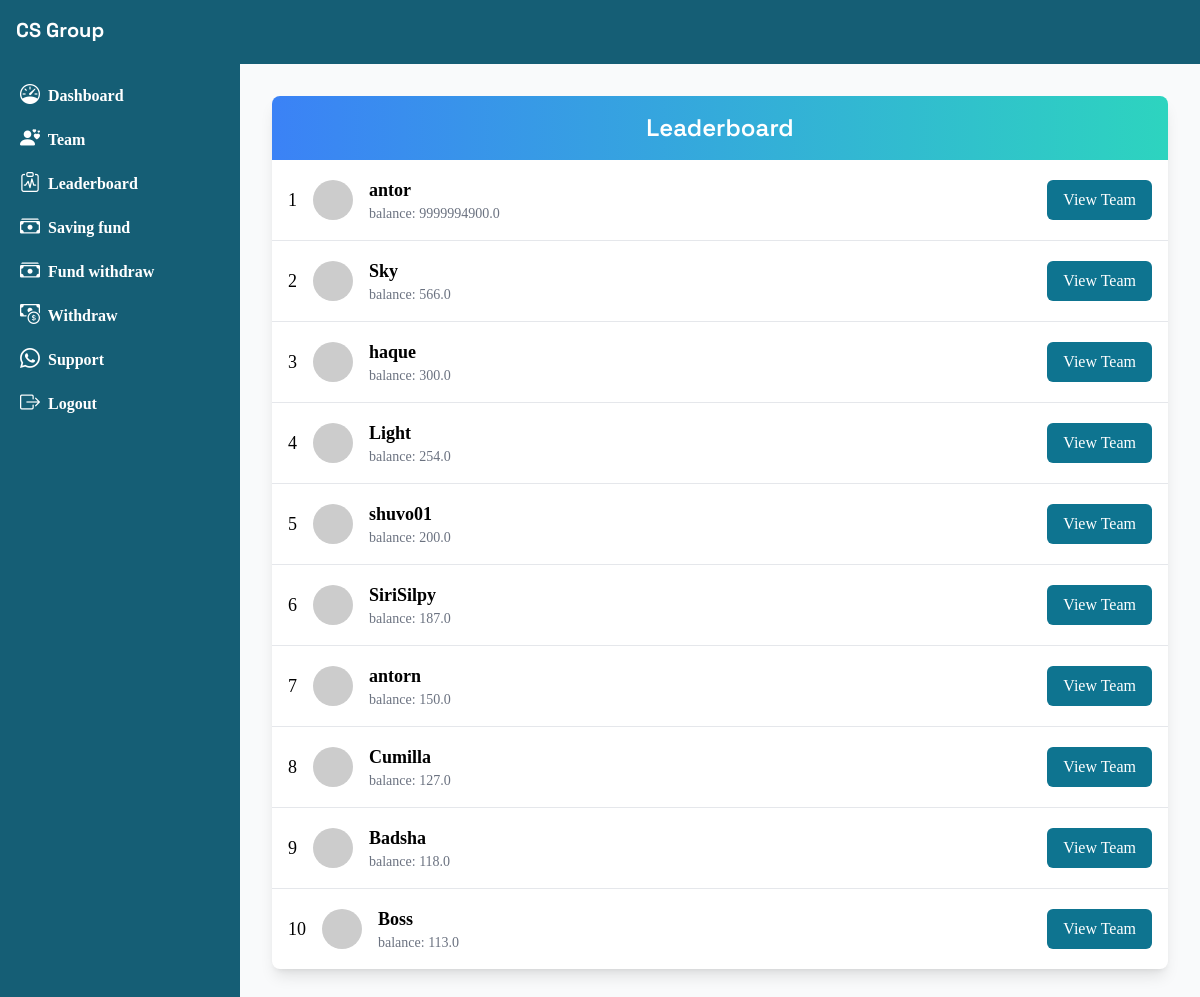
The page /leaderboard (signed in) on the database its author committed.
### base/models.py (models this page shows, shortened)
class Profile(models.Model):
    user = models.ForeignKey(User, on_delete=models.CASCADE)
    name = models.CharField(max_length=200)
    title = models.CharField(max_length=200, null=True, blank=True)
    number = models.CharField(max_length=50)
    balance = models.FloatField(default=00)
    shopping_balance = models.IntegerField(default=0)
    refer_link = models.CharField(max_length=100)
    is_verified = models.BooleanField(default=False)
    reset_code = models.CharField(max_length=100, null=True, blank=True)
    referred_by = models.ForeignKey(User, related_name='teams', null=True, blank=True, on_delete=models.CASCADE)

### base/views.py (the view)
# urls.py: path('leaderboard', leaderboard),
@onlyuser
def leaderboard(request):
    p = Profile.objects.all().order_by('-balance')[0:10]
    return render(request, 'lead.html', context={'p':p})

### templates/lead.html
{% extends 'dash.html' %}
{% block body %}
  <div class="container mx-auto p-6">
        <div class="bg-white shadow-lg rounded-lg overflow-hidden">
            <div class="bg-gradient-to-r from-blue-500 to-teal-400 text-white text-center py-4 text-2xl font-semibold">
                Leaderboard
            </div>
            <ul class="divide-y divide-gray-200">
                {% for i in p %}
                <li class="flex items-center justify-between p-4">
                    <div class="flex items-center space-x-4">
                        <span class="text-lg font-medium">{{ forloop.counter }}</span>
                        <img class="w-10 h-10 rounded-full" src="https://api.dicebear.com/8.x/big-smile/svg?seed={{i.user.username}}" alt="User Avatar">
                        <div>
                            <p class="text-lg font-semibold">{{i.user.username}}</p>
                            <p class="text-sm text-gray-500">balance: {{i.balance}}</p>
                        </div>
                    </div>
                    <div>
                        <a href="/teams/{{i.user.username}}">
                        <button class="bg-cyan-700 text-white px-4 py-2 rounded-md hover:bg-blue-600">View Team</button>
                        </a>
                    </div>
                </li>
                {% endfor %}
            </ul>
        </div>
    </div>
    {% endblock %}

### templates/dash.html (style rules this page uses)
body { font-family: "Space Grotesk", sans-serif; }
ul { font-family: "Comfortaa" }

### rows shown on the page
Profile: user.username "antor", balance "9999994900.0"
Profile: user.username "Sky", balance "566.0"
Profile: user.username "haque", balance "300.0"
Profile: user.username "Light", balance "254.0"
Profile: user.username "shuvo01", balance "200.0"
Profile: user.username "SiriSilpy", balance "187.0"
Profile: user.username "antorn", balance "150.0"
Profile: user.username "Cumilla", balance "127.0"
Profile: user.username "Badsha", balance "118.0"
Profile: user.username "Boss", balance "113.0"
